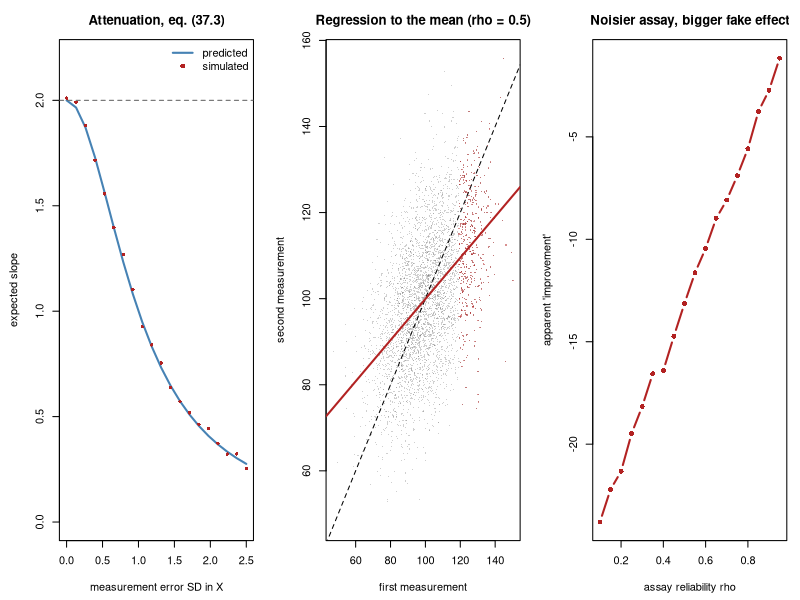

Write the R code that produced this figure.
## ---- chunk 1
MODULE_NAME <- "26_measurement_error_and_regression"
OUT <- file.path(Sys.getenv("STATS_OUT", unset = "results"), MODULE_NAME)
dir.create(OUT, recursive = TRUE, showWarnings = FALSE)
header <- function(txt) cat("\n", strrep("=", 72), "\n", txt, "\n",
                            strrep("=", 72), "\n", sep = "")
set.seed(26)
slope <- function(x, y) unname(coef(lm(y ~ x))[2])
## ---- chunk 2
header("1. Error in X shrinks the slope; error in Y does not")
N <- 4000; BETA <- 2.0; SD_X <- 1.0; SD_E <- 1.0
cat(sprintf("  true slope = %.1f\n\n", BETA))
cat(sprintf("  %-12s%15s%13s%13s%12s\n", "noise SD", "lambda (37.2)",
            "noise in X", "noise in Y", "predicted"))
for (sd_u in c(0.0, 0.5, 1.0, 2.0)) {
  bx <- by <- numeric(300)
  for (i in 1:300) {
    x <- rnorm(N, 0, SD_X)
    y <- BETA * x + rnorm(N, 0, SD_E)
    bx[i] <- slope(x + rnorm(N, 0, sd_u), y)     # error in X
    by[i] <- slope(x, y + rnorm(N, 0, sd_u))     # error in Y
  }
  lam <- SD_X^2 / (SD_X^2 + sd_u^2)              # eq. (37.2)
  cat(sprintf("  %-12.1f%15.3f%13.3f%13.3f%12.3f\n", sd_u, lam, mean(bx),
              mean(by), lam * BETA))
}
cat("\n  The 'noise in X' column matches the prediction column exactly: the
  observed slope is lambda times the true slope, eq. (37.3). The 'noise in Y'
  column does not move at all.

  That asymmetry is worth internalising. If your predictor is an assay readout
  and your outcome is a clean clinical endpoint, your effect size is
  systematically too small and no amount of data fixes it. If it is the other
  way round, you have lost precision but not accuracy.\n")
## ---- chunk 3
header("2. Attenuation does not just shrink the estimate")
sd_u <- 1.0
lam <- SD_X^2 / (SD_X^2 + sd_u^2)
SMALL <- 0.25; R <- 600
b_clean <- b_noisy <- numeric(R); pw_clean <- pw_noisy <- 0
for (i in 1:R) {
  x <- rnorm(200, 0, SD_X)
  y <- SMALL * x + rnorm(200, 0, SD_E)
  w <- x + rnorm(200, 0, sd_u)
  sc <- summary(lm(y ~ x))$coefficients
  sn <- summary(lm(y ~ w))$coefficients
  b_clean[i] <- sc[2, 1]; b_noisy[i] <- sn[2, 1]
  pw_clean <- pw_clean + (sc[2, 4] < 0.05)
  pw_noisy <- pw_noisy + (sn[2, 4] < 0.05)
}
cat(sprintf("  true effect %.2f, reliability lambda = %.2f, n = 200\n\n",
            SMALL, lam))
cat(sprintf("  %-22s%15s%9s\n", "predictor", "mean estimate", "power"))
cat(sprintf("  %-22s%15.3f%9.2f\n", "measured without error", mean(b_clean),
            pw_clean / R))
cat(sprintf("  %-22s%15.3f%9.2f\n", "measured with error", mean(b_noisy),
            pw_noisy / R))
cat("\n  Attenuation costs you twice. The estimate shrinks toward zero, AND the
  power to detect it falls, because the signal has been diluted while the
  outcome noise stayed put.

  A study that reports \"no significant association\" with an assay-based
  predictor may have had a real association it could not see. Report the
  assay's reliability so a reader can judge.\n")
## ---- chunk 4
header("3. Correcting for attenuation (37.4)")
sd_u <- 1.0
lam_true <- SD_X^2 / (SD_X^2 + sd_u^2)
ests <- cors <- numeric(1000); cov_naive <- cov_corr <- 0
for (i in 1:1000) {
  x <- rnorm(400, 0, SD_X)
  y <- BETA * x + rnorm(400, 0, SD_E)
  w1 <- x + rnorm(400, 0, sd_u)          # two replicate measurements of x
  w2 <- x + rnorm(400, 0, sd_u)
  lam_hat <- cor(w1, w2)                 # reliability estimated, not assumed
  sm_ <- summary(lm(y ~ w1))$coefficients
  b <- sm_[2, 1]; se <- sm_[2, 2]
  ests[i] <- b; cors[i] <- b / lam_hat
  cov_naive <- cov_naive + (abs(b - BETA) < 1.96 * se)
  cov_corr <- cov_corr + (abs(b / lam_hat - BETA) < 1.96 * se / lam_hat)
}
cat(sprintf("  true slope %.1f, true lambda %.3f\n\n", BETA, lam_true))
cat(sprintf("  %-34s%9s%9s%18s\n", "estimator", "mean", "bias",
            "95% CI coverage"))
cat(sprintf("  %-34s%9.3f%9.3f%17.1f%%\n", "naive (ignore the error)",
            mean(ests), mean(ests) - BETA, 100 * cov_naive / 1000))
cat(sprintf("  %-34s%9.3f%9.3f%17.1f%%\n", "corrected by lambda-hat (37.4)",
            mean(cors), mean(cors) - BETA, 100 * cov_corr / 1000))
cat("\n  The naive interval has essentially zero coverage: it is a tight
  interval in the wrong place, which is the worst combination. Dividing by
  lambda recovers the truth, and dividing the standard error by lambda as well
  brings coverage most of the way back.

  It does not reach 95%, and the shortfall is informative. The corrected
  interval treats lambda-hat as though it were the known lambda, so it ignores
  the uncertainty in the reliability estimate itself. Problem 3 shows what
  happens when that uncertainty is large.

  Note what supplied lambda: a second measurement of the same samples. Without
  replicates you cannot estimate reliability, and without reliability you
  cannot correct. Build replicates into the design.\n")
## ---- chunk 5
header("4. Error in one predictor biases the others")
cat("  Two correlated predictors. Only X1 is measured with error.\n\n")
cat(sprintf("  %-14s%11s%11s%11s%11s\n", "corr(X1,X2)", "beta1 true",
            "beta1 est", "beta2 true", "beta2 est"))
for (rho in c(0.0, 0.5, 0.8)) {
  b1s <- b2s <- numeric(400)
  for (i in 1:400) {
    z1 <- rnorm(1500); z2 <- rnorm(1500)
    x1 <- z1
    x2 <- rho * z1 + sqrt(1 - rho^2) * z2
    y <- 1.0 * x1 + 0.0 * x2 + rnorm(1500)
    w1 <- x1 + rnorm(1500)                      # only X1 is noisy
    cf <- coef(lm(y ~ w1 + x2))
    b1s[i] <- cf[2]; b2s[i] <- cf[3]
  }
  cat(sprintf("  %-14.1f%11.2f%11.3f%11.2f%11.3f\n", rho, 1.0, mean(b1s), 0.0,
              mean(b2s)))
}
cat("\n  X2 is measured perfectly and has NO true effect, yet its coefficient
  grows as the correlation rises. The model, unable to see the true X1, uses
  X2 as a partial proxy for it.

  So \"measurement error only attenuates\" is true for simple regression and
  false the moment you adjust for anything. A clean covariate can absorb the
  effect of a noisy one and appear important. This is a real mechanism behind
  spurious 'independent predictors' in clinical models.\n")
## ---- chunk 6
header("5. Regression to the mean (37.5)-(37.6)")
MU <- 100.0; SD <- 15.0; n <- 20000
cat(sprintf("  A biomarker with mean %.0f and SD %.0f, measured twice.\n", MU, SD))
cat("  NOTHING happens between the measurements.\n\n")
cat(sprintf("  %-18s%19s%18s%19s\n", "reliability rho", "selected top 10%",
            "observed change", "predicted (37.6)"))
for (rho in c(0.9, 0.7, 0.5, 0.3)) {
  true_ <- rnorm(n, MU, SD * sqrt(rho))
  y1 <- true_ + rnorm(n, 0, SD * sqrt(1 - rho))
  y2 <- true_ + rnorm(n, 0, SD * sqrt(1 - rho))
  sel <- y1 >= quantile(y1, 0.90)
  obs <- mean(y2[sel] - y1[sel])
  pred <- (rho - 1) * (mean(y1[sel]) - MU)                # eq. (37.6)
  cat(sprintf("  %-18.1f%19.1f%18.2f%19.2f\n", rho, mean(y1[sel]), obs, pred))
}
cat("\n  The observed change matches eq. (37.6) at every reliability. A study
  that enrolled the top decile and reported an average drop would be reporting
  arithmetic, not pharmacology.

  Note the direction of the dependence: the effect is LARGEST when rho is
  SMALL, that is, when the assay is noisiest. Poor measurement does not merely
  add noise here, it creates a systematic apparent effect.

  The fix is a control group selected the same way. Both arms regress by the
  same amount and the difference between them is clean. A single-arm
  before-and-after study in a selected group cannot be rescued by analysis.\n")
## ---- chunk 7
header("6. Change scores versus adjusting for baseline")
R <- 500; n <- 300
ch <- an <- numeric(R)
for (i in 1:R) {
  true_ <- rnorm(n, MU, SD * sqrt(0.6))
  y1 <- true_ + rnorm(n, 0, SD * sqrt(0.4))
  arm <- rbinom(n, 1, 0.5)
  # A real treatment effect of -3, plus regression to the mean for everyone.
  y2 <- true_ + rnorm(n, 0, SD * sqrt(0.4)) - 3.0 * arm
  ch[i] <- coef(lm((y2 - y1) ~ arm))[2]
  an[i] <- coef(lm(y2 ~ arm + y1))[2]
}
cat("  true treatment effect = -3.00, randomised arms\n\n")
cat(sprintf("  %-40s%11s%9s\n", "analysis", "estimate", "SD"))
cat(sprintf("  %-40s%11.3f%9.3f\n", "change score (y2 - y1)", mean(ch), sd(ch)))
cat(sprintf("  %-40s%11.3f%9.3f\n", "ANCOVA: y2 ~ arm + y1", mean(an), sd(an)))
cat("\n  Both are unbiased here, because the arms were RANDOMISED, so baseline
  imbalance is only chance. ANCOVA is more precise, and that is the standard
  reason to prefer it.

  The picture changes entirely if allocation depended on the baseline. Then
  the change score is biased by regression to the mean and ANCOVA is not, and
  the gap can be large. Randomise, and adjust for baseline in the model rather
  than selecting on it.\n")
## ---- chunk 8
png(file.path(OUT, "measurement_error.png"), width = 1300, height = 450)
par(mfrow = c(1, 3), mar = c(4.5, 4.5, 3, 1))
sds <- seq(0, 2.5, length.out = 20)
lams <- SD_X^2 / (SD_X^2 + sds^2)
plot(sds, lams * BETA, type = "l", lwd = 2, col = "steelblue", ylim = c(0, 2.2),
     xlab = "measurement error SD in X", ylab = "expected slope",
     main = "Attenuation, eq. (37.3)")
abline(h = BETA, lty = 2, col = "grey40")
obs <- sapply(sds, function(s) {
  x <- rnorm(3000, 0, SD_X); y <- BETA * x + rnorm(3000, 0, SD_E)
  slope(x + rnorm(3000, 0, s), y) })
points(sds, obs, pch = 16, cex = 0.7, col = "firebrick")
legend("topright", c("predicted", "simulated"), bty = "n", lwd = c(2, NA),
       pch = c(NA, 16), col = c("steelblue", "firebrick"))
rho <- 0.5
true_ <- rnorm(4000, MU, SD * sqrt(rho))
y1 <- true_ + rnorm(4000, 0, SD * sqrt(1 - rho))
y2 <- true_ + rnorm(4000, 0, SD * sqrt(1 - rho))
plot(y1, y2, pch = 16, cex = 0.25, col = adjustcolor("grey40", 0.3),
     xlab = "first measurement", ylab = "second measurement",
     main = "Regression to the mean (rho = 0.5)")
abline(0, 1, lty = 2); abline(lm(y2 ~ y1), col = "firebrick", lwd = 2)
sel <- y1 >= quantile(y1, 0.9)
points(y1[sel], y2[sel], pch = 16, cex = 0.3, col = adjustcolor("firebrick", .5))
rhos <- seq(0.1, 0.95, length.out = 18)
appar <- sapply(rhos, function(rr) {
  t_ <- rnorm(20000, MU, SD * sqrt(rr))
  a <- t_ + rnorm(20000, 0, SD * sqrt(1 - rr))
  b <- t_ + rnorm(20000, 0, SD * sqrt(1 - rr))
  s <- a >= quantile(a, 0.9); mean(b[s] - a[s]) })
plot(rhos, appar, type = "b", pch = 16, col = "firebrick", lwd = 2,
     xlab = "assay reliability rho", ylab = "apparent 'improvement'",
     main = "Noisier assay, bigger fake effect")
abline(h = 0, lty = 2)
invisible(dev.off())
cat("\nFigure written to", file.path(OUT, "measurement_error.png"), "\n")
## ---- chunk 9

## ---- chunk 10
# study <- function(sd_ux, sd_uy, beta = 0.4, n = 250, R = 800) {
#   est <- numeric(R); hit <- 0
#   for (i in 1:R) {
#     x <- rnorm(n); y <- beta * x + rnorm(n)
#     s <- summary(lm((y + rnorm(n, 0, sd_uy)) ~ I(x + rnorm(n, 0, sd_ux))))
#     est[i] <- s$coefficients[2, 1]; hit <- hit + (s$coefficients[2, 4] < 0.05)
#   }
#   c(mean(est), hit / R)
# }
# cat("  true beta = 0.40\n\n")
# cat(sprintf("  %-34s%11s%9s%9s\n", "scenario", "estimate", "bias", "power"))
# for (z in list(list("both assays noisy", 1.0, 1.0),
#                list("halve error in the PREDICTOR", 0.5, 1.0),
#                list("halve error in the OUTCOME", 1.0, 0.5))) {
#   r_ <- study(z[[2]], z[[3]])
#   cat(sprintf("  %-34s%11.3f%9.3f%9.2f\n", z[[1]], r_[1], r_[1] - 0.4, r_[2]))
# }
#
# ## Improving the PREDICTOR reduces bias and raises power. Improving the
# ## OUTCOME leaves the estimate where it was and raises power too, sometimes
# ## by more, because outcome noise sits directly in the residual variance.
# ##
# ## So the answer depends on the goal, which is the real lesson:
# ##   if you want an unbiased EFFECT SIZE, spend on the predictor;
# ##   if you only want to DETECT the effect, spend wherever the variance is
# ##   larger, which is often the outcome.
# ##
# ## Most papers want the effect size and most budgets are spent on the outcome.
## ---- chunk 11

## ---- chunk 12
# n2 <- 400; rho2 <- 0.5
# t_ <- rnorm(n2, MU, SD * sqrt(rho2))
# base <- t_ + rnorm(n2, 0, SD * sqrt(1 - rho2))
# after <- t_ + rnorm(n2, 0, SD * sqrt(1 - rho2))    # NO treatment effect
# elig <- base >= quantile(base, 0.80)               # "enrol the worst 20%"
# d <- after[elig] - base[elig]
# tt <- t.test(d)
# cat(sprintf("  Single-arm trial, enrolled the worst 20%% at baseline, n = %d\n",
#             sum(elig)))
# cat(sprintf("    mean change    = %+.2f\n", mean(d)))
# cat(sprintf("    paired t-test  p = %.2e\n", tt$p.value))
# cat(sprintf("    Cohen's d      = %.2f\n", mean(d) / sd(d)))
# cat("    TRUE effect    = 0.00\n")
# arm <- rbinom(n2, 1, 0.5)
# d_all <- after - base
# ctl <- d_all[elig & arm == 0]; trt <- d_all[elig & arm == 1]
# tt2 <- t.test(trt, ctl)
# cat("\n  Same data, randomised control selected the same way:\n")
# cat(sprintf("    treated change = %+.2f, control change = %+.2f\n",
#             mean(trt), mean(ctl)))
# cat(sprintf("    difference     = %+.2f, p = %.3f\n", mean(trt) - mean(ctl),
#             tt2$p.value))
#
# ## The single-arm study reports a large, overwhelmingly significant
# ## improvement for a treatment with no effect. Every number in it is correct;
# ## the design is what is wrong.
# ##
# ## The control arm regresses by the same amount, so the difference is clean.
# ## This is why single-arm before-and-after studies in selected patients are
# ## weak evidence however large the p-value, and it is the mechanism behind a
# ## great many "promising pilot study" results that later fail.
## ---- chunk 13

## ---- chunk 14
# cat(sprintf("  true slope %.1f, true lambda %.3f\n\n", BETA, lam_true))
# cat(sprintf("  %-30s%16s%9s%12s\n", "n used to estimate lambda",
#             "mean corrected", "SD", "worst run"))
# N_STUDY <- 2000                 # the main study, held fixed across rows
# for (n_rel in c(20, 50, 200, 2000)) {
#   cor_ <- numeric(600)
#   for (i in 1:600) {
#     x <- rnorm(N_STUDY, 0, SD_X)
#     y <- BETA * x + rnorm(N_STUDY, 0, SD_E)
#     w1 <- x + rnorm(N_STUDY, 0, 1.0)
#     idx <- sample(N_STUDY, n_rel)      # replicate subset of only n_rel samples
#     w2 <- x[idx] + rnorm(n_rel, 0, 1.0)
#     lam_hat <- min(max(cor(w1[idx], w2), 0.05), 1.0)
#     cor_[i] <- coef(lm(y ~ w1))[2] / lam_hat
#   }
#   cat(sprintf("  %-30d%16.3f%9.3f%12.2f\n", n_rel, mean(cor_), sd(cor_),
#               max(cor_)))
# }
#
# ## With plenty of replicate pairs the correction is well behaved. With few,
# ## it becomes unstable and skewed upward, because lambda-hat appears in a
# ## DENOMINATOR: a lambda that happens to come out small produces an enormous
# ## corrected slope. The mean is dragged by those runs and the worst run can
# ## be far from the truth.
# ##
# ## This is a general hazard of ratio estimators and the reason to prefer
# ## methods that model the error directly, such as SIMEX, structural equation
# ## models, or a Bayesian measurement-error model, over dividing by a noisy
# ## constant. It is also an argument for estimating reliability from a
# ## dedicated, adequately sized reproducibility experiment rather than from a
# ## handful of incidental duplicates.
